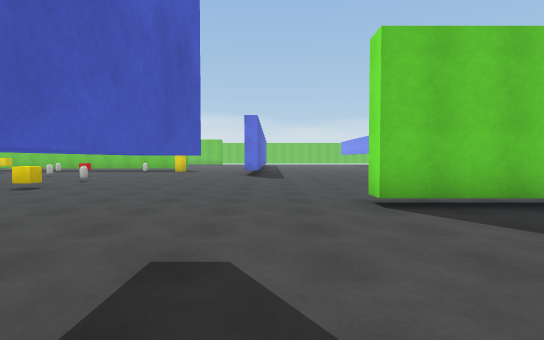
View 1 (above)

19 first-person views from a walk through a scene from a Unity 3-D project. The camera is 1.3 m above the floor, tilts 2° down and sees 80° across. The floor is counted in squares, 2 m on a side. Each view is taken from the middle of a square. On the plan, view 1 faces up. The plan holds only what a view shows up to about 10 squares ahead; the rest is blank. The place goes on beyond the plan. The player character is not drawn. Surface patterns are stand-ins for the level's own textures.

View 2
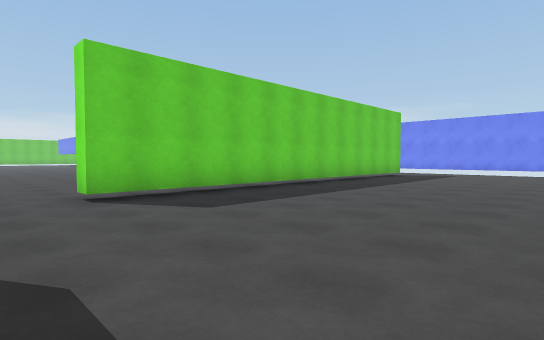

View 3
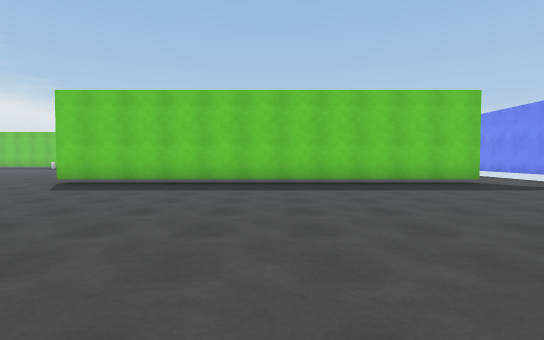

View 4
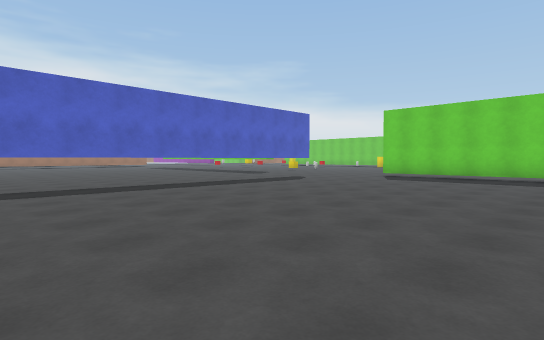

View 5
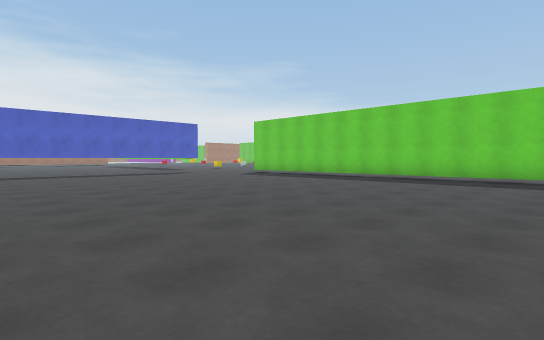

View 6
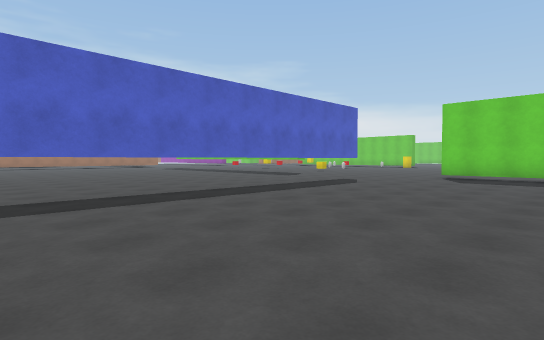

View 7
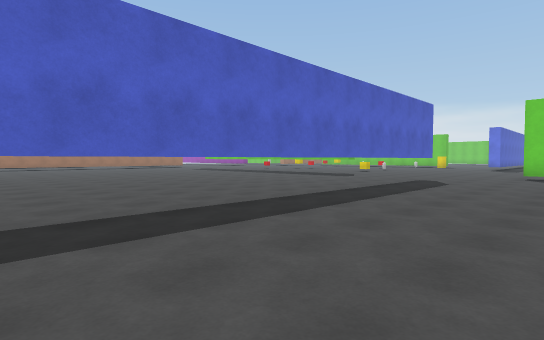

View 8
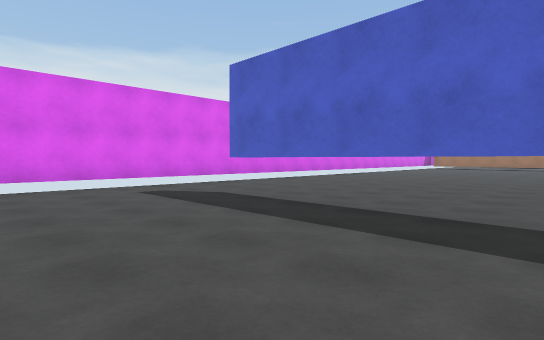

View 9
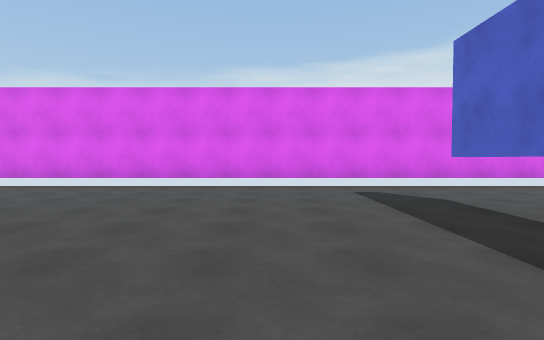

View 10
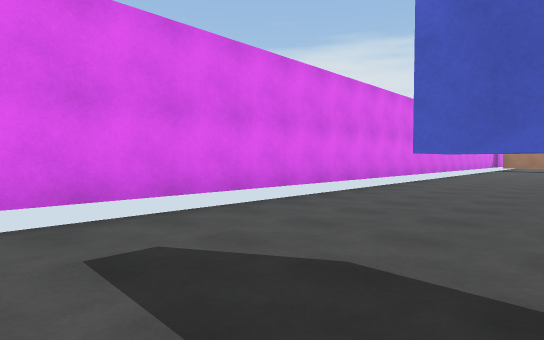

View 11
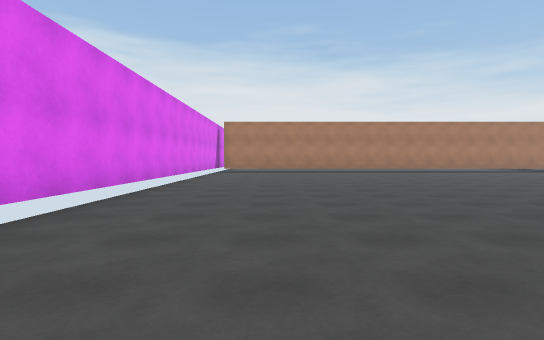

View 12
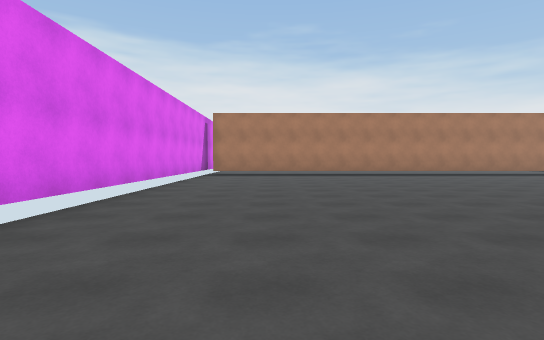

View 13
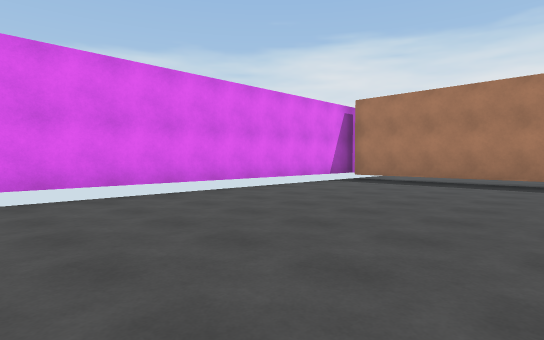

View 14
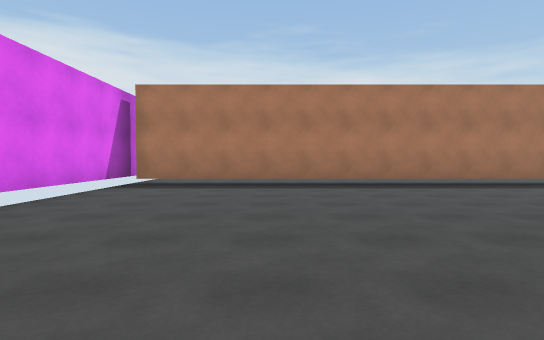

View 15
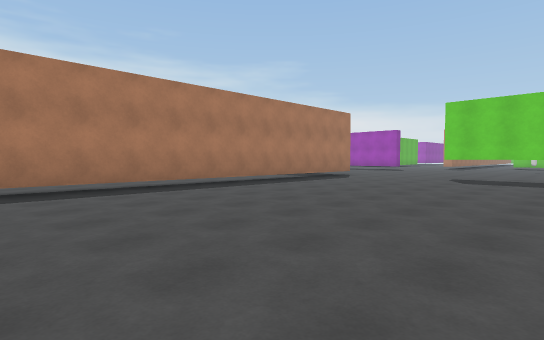

View 16
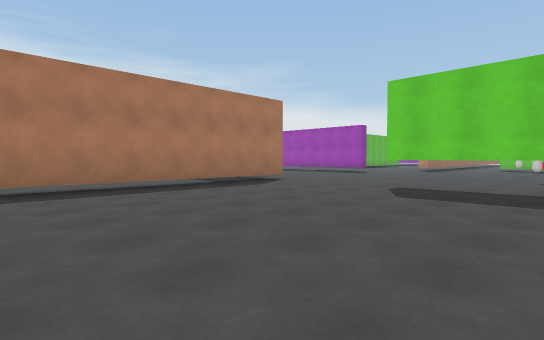

View 17
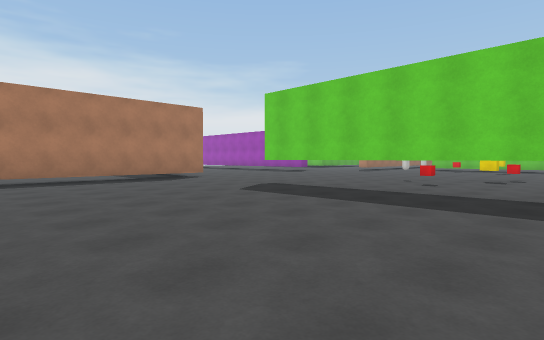

View 18
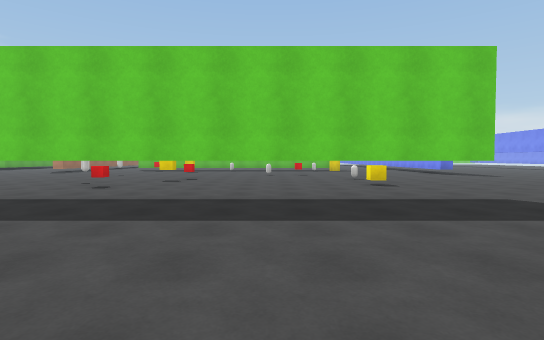

View 19
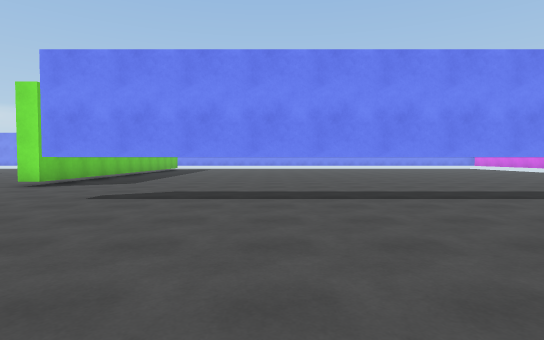

### Floor plan
Key: @ floor where view 1 was taken; # wall or solid block; . floor; C yellow cube; T thing the floor can be seen under or through; R red cube; O other object.
Columns run from 21 left of view 1 to 13 right of it. Each row starts with its distance up from view 1.
 11                       ..
 10           ..  ...........
  9       ....CO....O........
  8       ..O...............
  7      ....R......C.......
  6     ...............................
  5    ................................
  4   #...TTTTTTTTTTT......TTTTTTTTTTT.
  3  .T................................
  2 ..T.................T.............
  1 ..T.................T.............
  0 ..T............ ....T@............
 -1 ..T........... .....T..............
 -2 ..T..........   ....T..............
 -3 ..T.......     .....T..............
 -4 ..T........   ......T..............
 -5 ..T......... .......T..............
 -6 ..T.................T..............
 -7 ..T.................T........
 -8 ..T.................T.....
 -9 ..T.................T......
-10 ..T.................T.......
-11 ..T.........................
-12 ..T..........................
-13 ..#...........................
-14  #############################

Positions as (right, up) in squares from view 1, and headings:
1: (0, 0), facing up
2: (0, -1), facing up-right
3: (7, -4), facing up
4: (7, -7), facing up-left
5: (13, -6), facing up-left
6: (5, -7), facing up-left
7: (3, -8), facing up-left
8: (3, -6), facing down-left
9: (2, -6), facing down
10: (1, -10), facing down-left
11: (-3, -11), facing left
12: (-6, -11), facing left
13: (-10, -8), facing down-left
14: (-11, -10), facing left
15: (-12, -7), facing up-left
16: (-12, -3), facing up-left
17: (-9, -2), facing up-left
18: (-8, -1), facing up
19: (-6, -1), facing right
